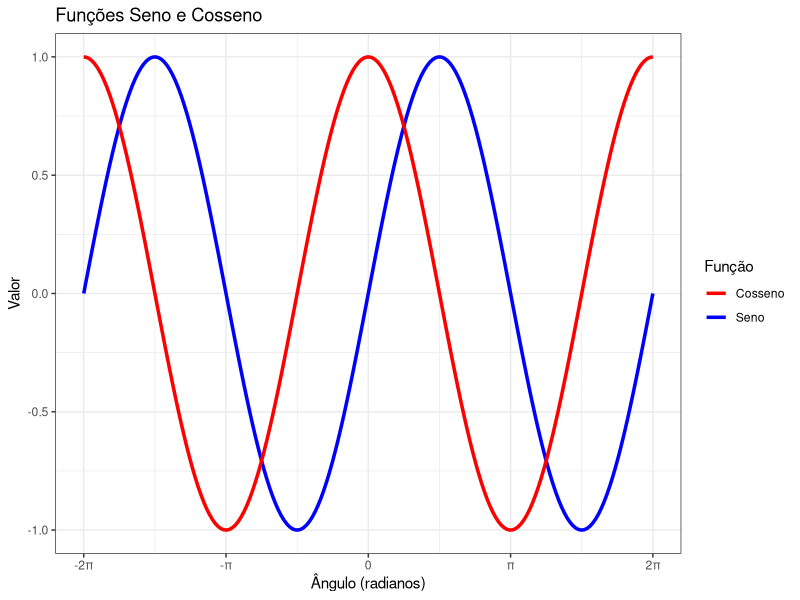
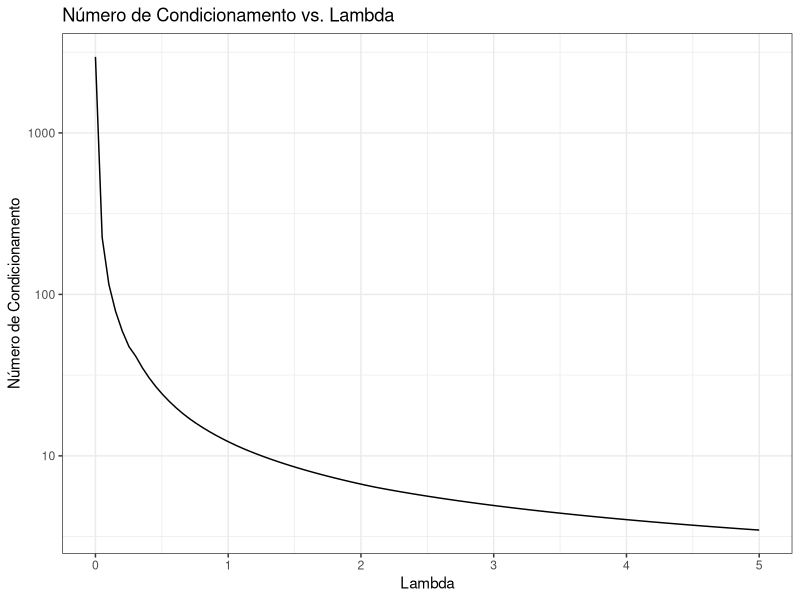

Generate these figures, in order, with R:
## ---- chunk 1
knitr::opts_chunk$set(echo = T,
                      fig.align='center',
                      cache=TRUE,
                      out.width = "60%",
                      out.heigth = "60%",
                      warning=FALSE,
                      message=FALSE)
options(width =70)
## ---- chunk 2
A <- matrix(c(12, -1, -5, 0,
             -1, 7, 2, -1,
             -5, 2, 10, 1,
             0, -1, 1, 3), nrow = 4, byrow = TRUE)

b <- c(1, 2, 3, 4)
x <- solve(A, b)
print(x)

## ---- chunk 3
its_positive <- function(A) {
  n <- nrow(A)
  for (i in 1:n) {
    submatriz <- A[1:i, 1:i] 
    if (det(submatriz) <= 0) {
      return(FALSE)  
    }
  }
  
  return(TRUE)  
  
  # Testing with matrix A from exercise 1
A <- matrix(c(12, -1, -5, 0,
              -1, 7, 2, -1,
              -5, 2, 10, 1,
              0, -1, 1, 3), 
            nrow = 4, byrow = TRUE)

its_positive(A)
}
## ---- chunk 4
library(ggplot2)

dados <- data.frame(
  Angulo = seq(-2 * pi, 2 * pi, length.out = 200),
  Seno = sin(seq(-2 * pi, 2 * pi, length.out = 200)),
  Cosseno = cos(seq(-2 * pi, 2 * pi, length.out = 200))
)

ggplot(dados, aes(x = Angulo)) +
  geom_line(aes(y = Seno, color = "Seno"), linewidth = 1.2) +
  geom_line(aes(y = Cosseno, color = "Cosseno"), linewidth = 1.2) +
  scale_color_manual(values = c("Seno" = "blue", "Cosseno" = "red")) +
  labs(title = "Funções Seno e Cosseno", x = "Ângulo (radianos)", y = "Valor", color = "Função") +
  theme_bw() +
  scale_x_continuous(breaks = seq(-2*pi, 2*pi, pi), labels = c("-2π", "-π", "0", "π", "2π"))
## ---- chunk 5
library(ggplot2)

set.seed(1)
X <- matrix(runif(100, -1, 1), nrow = 10)
A <- t(X) %*% X

lambdas <- seq(0, 5, length.out = 100)
cond_numbers <- numeric(length(lambdas))

for (i in seq_along(lambdas)) {
  A_mod <- A + lambdas[i] * diag(10)
  cond_numbers[i] <- kappa(A_mod)
}

dados <- data.frame(Lambda = lambdas, CondNumber = cond_numbers)

ggplot(dados, aes(x = Lambda, y = CondNumber)) +
  geom_line() +
  labs(title = "Número de Condicionamento vs. Lambda", x = "Lambda", y = "Número de Condicionamento") +
  theme_bw() +
  scale_y_log10()
